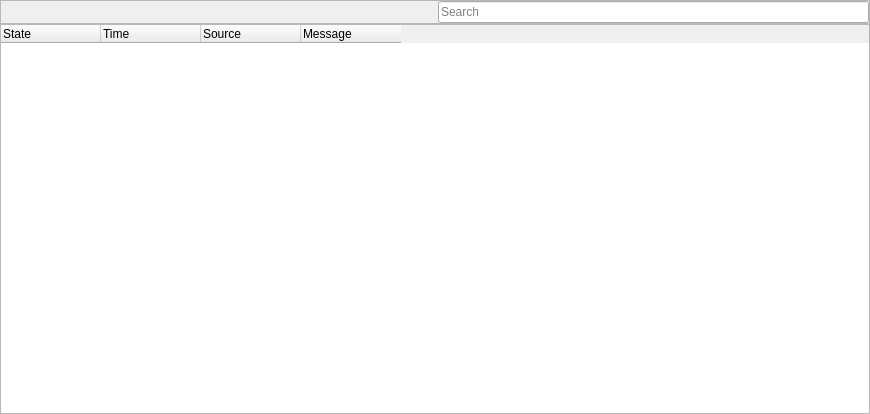
<?xml version="1.0" encoding="UTF-8"?>
<ui version="4.0">
 <class>CLogGuiComp</class>
 <widget class="QWidget" name="CLogGuiComp">
  <property name="geometry">
   <rect>
    <x>0</x>
    <y>0</y>
    <width>870</width>
    <height>414</height>
   </rect>
  </property>
  <property name="windowTitle">
   <string/>
  </property>
  <property name="windowIcon">
   <iconset>
    <normaloff>.</normaloff>.</iconset>
  </property>
  <layout class="QVBoxLayout" name="verticalLayout">
   <property name="spacing">
    <number>0</number>
   </property>
   <property name="leftMargin">
    <number>0</number>
   </property>
   <property name="topMargin">
    <number>0</number>
   </property>
   <property name="rightMargin">
    <number>0</number>
   </property>
   <property name="bottomMargin">
    <number>0</number>
   </property>
   <item>
    <widget class="QFrame" name="TopPanel">
     <property name="frameShape">
      <enum>QFrame::StyledPanel</enum>
     </property>
     <property name="frameShadow">
      <enum>QFrame::Raised</enum>
     </property>
     <layout class="QHBoxLayout" name="horizontalLayout">
      <property name="leftMargin">
       <number>0</number>
      </property>
      <property name="topMargin">
       <number>0</number>
      </property>
      <property name="rightMargin">
       <number>0</number>
      </property>
      <property name="bottomMargin">
       <number>0</number>
      </property>
      <item>
       <widget class="QFrame" name="ToolBarFrame">
        <property name="frameShape">
         <enum>QFrame::NoFrame</enum>
        </property>
        <property name="frameShadow">
         <enum>QFrame::Raised</enum>
        </property>
        <layout class="QHBoxLayout" name="horizontalLayout_2">
         <property name="leftMargin">
          <number>0</number>
         </property>
         <property name="topMargin">
          <number>0</number>
         </property>
         <property name="rightMargin">
          <number>0</number>
         </property>
         <property name="bottomMargin">
          <number>0</number>
         </property>
        </layout>
       </widget>
      </item>
      <item>
       <spacer name="BarSpacer">
        <property name="orientation">
         <enum>Qt::Horizontal</enum>
        </property>
        <property name="sizeHint" stdset="0">
         <size>
          <width>170</width>
          <height>17</height>
         </size>
        </property>
       </spacer>
      </item>
      <item>
       <widget class="QFrame" name="FilterFrame">
        <property name="frameShape">
         <enum>QFrame::NoFrame</enum>
        </property>
        <property name="frameShadow">
         <enum>QFrame::Plain</enum>
        </property>
        <layout class="QHBoxLayout" name="horizontalLayout_3">
         <property name="leftMargin">
          <number>0</number>
         </property>
         <property name="topMargin">
          <number>0</number>
         </property>
         <property name="rightMargin">
          <number>0</number>
         </property>
         <property name="bottomMargin">
          <number>0</number>
         </property>
         <item>
          <widget class="QLineEdit" name="FilterText">
           <property name="placeholderText">
            <string>Search</string>
           </property>
          </widget>
         </item>
        </layout>
       </widget>
      </item>
     </layout>
    </widget>
   </item>
   <item>
    <widget class="QTreeWidget" name="LogView">
     <property name="editTriggers">
      <set>QAbstractItemView::CurrentChanged|QAbstractItemView::DoubleClicked|QAbstractItemView::EditKeyPressed</set>
     </property>
     <property name="showDropIndicator" stdset="0">
      <bool>true</bool>
     </property>
     <property name="alternatingRowColors">
      <bool>true</bool>
     </property>
     <property name="rootIsDecorated">
      <bool>false</bool>
     </property>
     <property name="allColumnsShowFocus">
      <bool>true</bool>
     </property>
     <property name="headerHidden">
      <bool>false</bool>
     </property>
     <attribute name="headerVisible">
      <bool>true</bool>
     </attribute>
     <attribute name="headerCascadingSectionResizes">
      <bool>true</bool>
     </attribute>
     <attribute name="headerHighlightSections">
      <bool>false</bool>
     </attribute>
     <attribute name="headerStretchLastSection">
      <bool>false</bool>
     </attribute>
     <column>
      <property name="text">
       <string>State</string>
      </property>
     </column>
     <column>
      <property name="text">
       <string>Time</string>
      </property>
     </column>
     <column>
      <property name="text">
       <string>Source</string>
      </property>
     </column>
     <column>
      <property name="text">
       <string>Message</string>
      </property>
     </column>
    </widget>
   </item>
  </layout>
 </widget>
 <tabstops>
  <tabstop>LogView</tabstop>
 </tabstops>
 <resources/>
 <connections/>
</ui>
